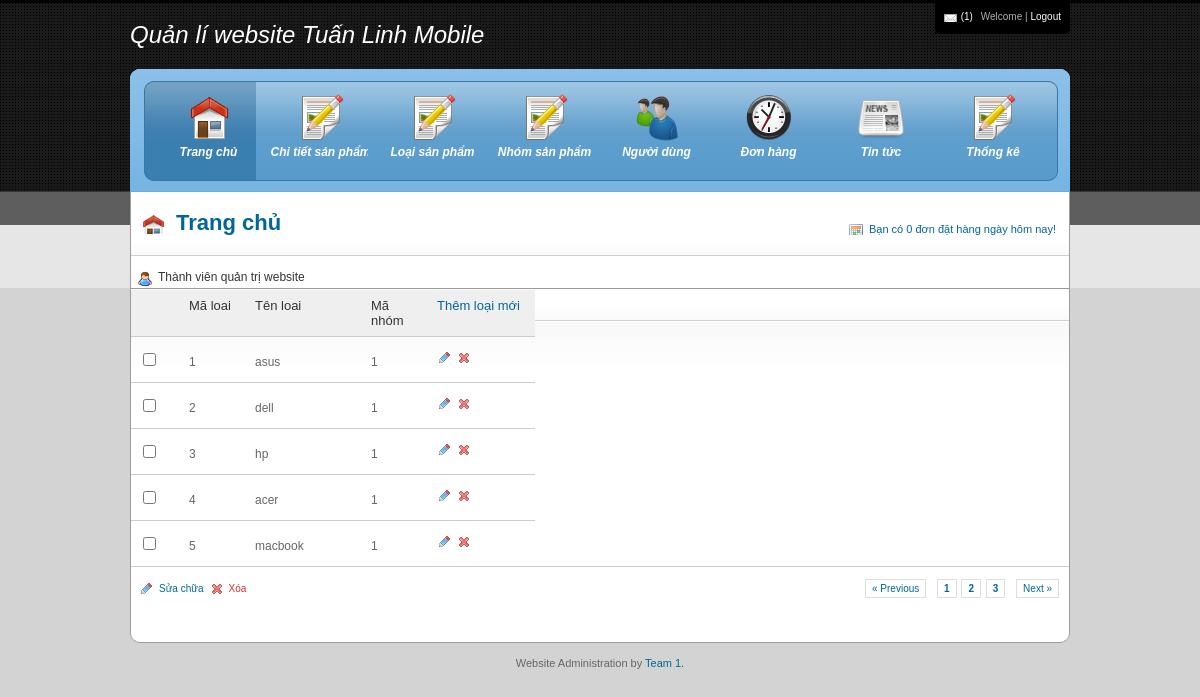
Page /quantri/index.php?view=loai on the committed database.
### tables this page shows
CREATE TABLE IF NOT EXISTS `loaisp` (
  `maloai` int(11) NOT NULL AUTO_INCREMENT,
  `tenloai` varchar(200) NOT NULL,
  `manhom` int(11) DEFAULT NULL,
  PRIMARY KEY (`maloai`),
  KEY `manhom` (`manhom`)
);

### quantri/thaydoisp/loaisp.php (the view, shortened to what this page needs)
<?php
$kichthuoctrang=5;
$sql = "SELECT `maloai`, `tenloai`, `manhom` FROM `loaisp`";
$bang_loai=$pdo->query($sql);
$tongsodong = $bang_loai->rowCount();
$tongsotrang = ceil($tongsodong/$kichthuoctrang);
$page = isset($_GET["page"]) ? $_GET["page"] : 1 ;
	$page = max($page, 1);
	$page = min($page, $tongsotrang);
	$dongbatdau = ($page -1)*$kichthuoctrang;
$sql = "SELECT `maloai`, `tenloai`, `manhom` FROM `loaisp` LIMIT $dongbatdau, $kichthuoctrang";
$bang_loai=$pdo->query($sql);
?>
<!DOCTYPE html PUBLIC "-//W3C//DTD XHTML 1.0 Transitional//EN" "http://www.w3.org/TR/xhtml1/DTD/xhtml1-transitional.dtd">
<html xmlns="http://www.w3.org/1999/xhtml">
<head>
</head>
<body>
<div class="grid_16" id="content">
<div class="portlet">
   <div class="portlet-header fixed"><img src="images/icons/user.gif" width="16" height="16" alt="Latest Registered Users" />Thành viên quản trị website</div>
    <div class="portlet-content nopadding">
      <form action="" method="post">
        <table width="100%" cellpadding="0" cellspacing="0" id="box-table-a" summary="Employee Pay Sheet">
          <thead>
            <tr>
              <th width="34" scope="col">&nbsp;</th>
              <th width="50" scope="col">Mã loai</th>
              <th width="100" scope="col">Tên loai</th>
              <th width="50" scope="col">Mã nhóm</th>
              <th width="90" scope="col"><a href="?view=loai&manhinh=themmoiloai">Thêm loại mới</a></th>
            </tr>
          </thead>
          <?php foreach($bang_loai as $row){?>
          <tbody>
            <tr>
              <td width="34"><label>
                  <input type="checkbox" name="checkbox" id="checkbox" />
                </label></td>
              <td><?php echo $row['maloai']; ?></td>
              <td><?php echo $row['tenloai']; ?></td>
              <td><?php echo $row['manhom']; ?></td>
              <td width="90"> <a href="?view=loai&manhinh=manhinhsualoai&maloai=<?= $row['maloai'];?>" class="edit_icon" title="Edit"></a>
               <a href="?view=loai&action=xoaloai&maloai=<?= $row['maloai'];?>" onClick="return confirm('Bạn có chắc chắn muốn xóa nhóm SP này không ?')" class="delete_icon" title="Delete"></a></td>
            </tr>
            <?php } ?>
            <tr class="footer">
              <td colspan="4"><a href="#" class="edit_inline">Sửa chữa</a><a href="#" class="delete_inline">Xóa</a></td>
              <td align="right">&nbsp;</td>
              <td colspan="3" align="right">
                <div class="pagination"> <a href="?view=loai&page=<?=$page-1;?>" class="next">&laquo; Previous</a> <span class="active">
                  <?php for($i=1; $i<=$tongsotrang; $i++) {?>
                  <a href="?view=loai&page=<?=$i; ?>" class="<?=($i==$page)? "tranghientai": "page"; ?>">
                  <?=$i; ?>
                  </a>
                  <?php } ?>
                  </span> <a href="?view=loai&page=<?=$page+1;?>" class="next">Next &raquo;</a> </div>
                </td>
            </tr>
          </tbody>
        </table>
      </form>
    </div>
  </div>
  </div>
</body>
</html>

### quantri/css/text.css (style rules this page uses)
body { font: 13px/1.5 "Trebuchet MS", Arial, Helvetica, sans-serif }
p, dl, hr, h1, h2, h3, h4, h5, h6, ol, ul, pre, table, address, fieldset { margin-bottom: 20px }

### quantri/css/blue.css (style rules this page uses)
body { background: url(../images/bg.gif) repeat-x left top #d4d3d3; font-family: "Trebuchet MS", Arial, Helvetica, sans-serif; font-size: 13px; color: #333; }
a, a:active, a:link, a:visited { text-decoration: none; color: #069; }
#content { background: url(../images/bg_content.gif) left top repeat-x #FFFFFF; width: 938px !important; border-left: 1px solid #9c9c9c; border-right: 1px solid #9c9c9c; padding: 10px 0px; }
.nopadding { padding: 0px !important; }
a.edit_icon { background: url(../images/icons/edit.gif) no-repeat left top; display: inline-block; width: 16px; height: 16px; }
a.delete_icon { background: url(../images/icons/action_delete.gif) no-repeat left top; display: inline-block; width: 16px; height: 16px; }
a.edit_inline { background: url(../images/icons/edit.gif) no-repeat left top; display: inline-block; line-height: 16px; color: #069 !important; font-size: 10px; padding-left: 20px; margin-right: 5px; }
a.delete_inline { background: url(../images/icons/action_delete.gif) no-repeat left top; display: inline-block; line-height: 16px; color: #D23333 !important; font-size: 10px; padding-left: 20px; margin-right: 5px; }
.portlet { margin: 0 0em 1em 0; }
.portlet-header { margin: 0em; padding-bottom: 5px; padding-left: 6px; padding-top: 4px; padding-right: 6px; font-size: 12px; border: none !important; color: #333 !important; font-family: "Trebuchet MS", Arial, Helvetica, sans-serif; cursor: move; }
.portlet-header img { float: left; margin-right: 5px; }
.portlet-content { padding: 0.8em; font-size: 12px !important; color: #333; border-top: 1px solid #999 !important; font-family: "Trebuchet MS", Arial, Helvetica, sans-serif; }
#box-table-a { font-size: 12px; margin: 0px; text-align: left; border-collapse: separate; border-bottom: none; }
#box-table-a th { font-size: 13px; font-weight: normal; padding: 8px; background: #EFEFEF; border-top: 1px solid #FFF; color: #333; text-align: left; }
#box-table-a td { padding: 8px; background: none; border-top: 1px solid #CCC; color: #666; border-bottom: none !important; }
#box-table-a tr.footer { background: none !important; }
.pagination { border: 0; margin: 0; padding: 0; font-size: 10px; }
.pagination a { border: solid 1px #DEDEDE; margin-right: 2px; }
.pagination .active { color: #000000; font-weight: bold; display: inline-block; padding: 4px 6px; }
.pagination a:link, .pagination a:visited { display: inline-block; padding: 3px 6px; text-decoration: none; }
form label { display: block !important; line-height: normal !important; margin: 5px 0px; font-size: 12px; font-weight: bold; }

### quantri/css/960.css (style rules this page uses)
.grid_1, .grid_2, .grid_3, .grid_4, .grid_5, .grid_6, .grid_7, .grid_8, .grid_9, .grid_10, .grid_11, .grid_12, .grid_13, .grid_14, .grid_15, .grid_16 { display: inline; float: left; margin-left: 10px; margin-right: 10px }
.container_12 .grid_12, .container_16 .grid_16 { width: 940px }

### rows in the picture
loaisp: maloai "1", tenloai "asus", manhom "1"
loaisp: maloai "2", tenloai "dell", manhom "1"
loaisp: maloai "3", tenloai "hp", manhom "1"
loaisp: maloai "4", tenloai "acer", manhom "1"
loaisp: maloai "5", tenloai "macbook", manhom "1"
